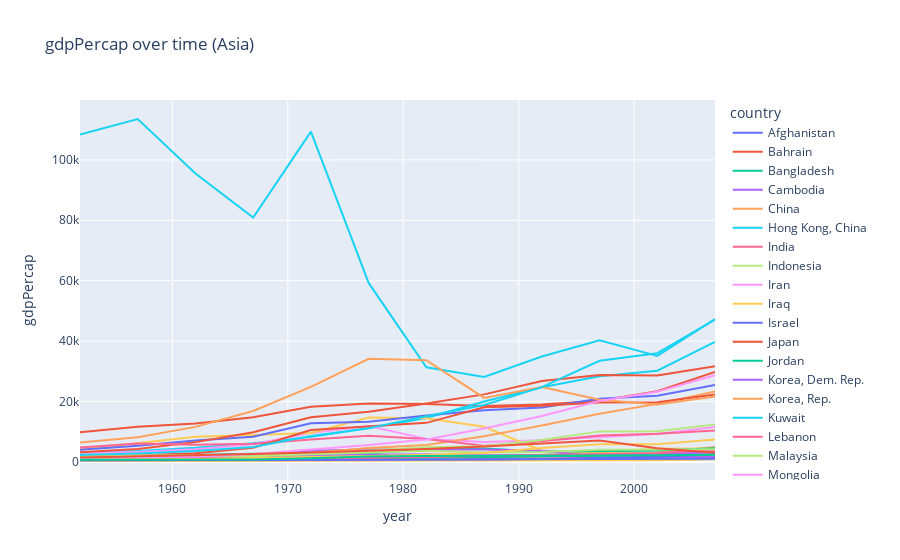

The cell this chart's notebook holds for it:
### Code cell
fig.show()

### Figure 1 — Plotly figure (JSON) as saved in the notebook; plotly's stock layout.template omitted (floating-point values rounded to 4 significant figures)
{"data": [{"hovertemplate": "country=Afghanistan<br>year=%{x}<br>gdpPercap=%{y}<extra></extra>", "legendgroup": "Afghanistan", "line": {"color": "#636efa", "dash": "solid"}, "marker": {"symbol": "circle"}, "mode": "lines", "name": "Afghanistan", "orientation": "v", "showlegend": true, "type": "scatter", "x": [1952, 1957, 1962, 1967, 1972, 1977, 1982, 1987, 1992, 1997, 2002, 2007], "xaxis": "x", "y": [779.4, 820.9, 853.1, 836.2, 740.0, 786.1, 978.0, 852.4, 649.3, 635.3, 726.7, 974.6], "yaxis": "y"}, {"hovertemplate": "country=Bahrain<br>year=%{x}<br>gdpPercap=%{y}<extra></extra>", "legendgroup": "Bahrain", "line": {"color": "#EF553B", "dash": "solid"}, "marker": {"symbol": "circle"}, "mode": "lines", "name": "Bahrain", "orientation": "v", "showlegend": true, "type": "scatter", "x": [1952, 1957, 1962, 1967, 1972, 1977, 1982, 1987, 1992, 1997, 2002, 2007], "xaxis": "x", "y": [9867.0, 11640.0, 12750.0, 14800.0, 18270.0, 19340.0, 19210.0, 18520.0, 19040.0, 20290.0, 23400.0, 29800.0], "yaxis": "y"}, {"hovertemplate": "country=Bangladesh<br>year=%{x}<br>gdpPercap=%{y}<extra></extra>", "legendgroup": "Bangladesh", "line": {"color": "#00cc96", "dash": "solid"}, "marker": {"symbol": "circle"}, "mode": "lines", "name": "Bangladesh", "orientation": "v", "showlegend": true, "type": "scatter", "x": [1952, 1957, 1962, 1967, 1972, 1977, 1982, 1987, 1992, 1997, 2002, 2007], "xaxis": "x", "y": [684.2, 661.6, 686.3, 721.2, 630.2, 659.9, 677.0, 752.0, 837.8, 972.8, 1136.0, 1391.0], "yaxis": "y"}, {"hovertemplate": "country=Cambodia<br>year=%{x}<br>gdpPercap=%{y}<extra></extra>", "legendgroup": "Cambodia", "line": {"color": "#ab63fa", "dash": "solid"}, "marker": {"symbol": "circle"}, "mode": "lines", "name": "Cambodia", "orientation": "v", "showlegend": true, "type": "scatter", "x": [1952, 1957, 1962, 1967, 1972, 1977, 1982, 1987, 1992, 1997, 2002, 2007], "xaxis": "x", "y": [368.5, 434.0, 496.9, 523.4, 421.6, 525.0, 624.5, 683.9, 682.3, 734.3, 896.2, 1714.0], "yaxis": "y"}, {"hovertemplate": "country=China<br>year=%{x}<br>gdpPercap=%{y}<extra></extra>", "legendgroup": "China", "line": {"color": "#FFA15A", "dash": "solid"}, "marker": {"symbol": "circle"}, "mode": "lines", "name": "China", "orientation": "v", "showlegend": true, "type": "scatter", "x": [1952, 1957, 1962, 1967, 1972, 1977, 1982, 1987, 1992, 1997, 2002, 2007], "xaxis": "x", "y": [400.4, 576.0, 487.7, 612.7, 676.9, 741.2, 962.4, 1379.0, 1656.0, 2289.0, 3119.0, 4959.0], "yaxis": "y"}, {"hovertemplate": "country=Hong Kong, China<br>year=%{x}<br>gdpPercap=%{y}<extra></extra>", "legendgroup": "Hong Kong, China", "line": {"color": "#19d3f3", "dash": "solid"}, "marker": {"symbol": "circle"}, "mode": "lines", "name": "Hong Kong, China", "orientation": "v", "showlegend": true, "type": "scatter", "x": [1952, 1957, 1962, 1967, 1972, 1977, 1982, 1987, 1992, 1997, 2002, 2007], "xaxis": "x", "y": [3054.0, 3629.0, 4693.0, 6198.0, 8316.0, 11190.0, 14560.0, 20040.0, 24760.0, 28380.0, 30210.0, 39720.0], "yaxis": "y"}, {"hovertemplate": "country=India<br>year=%{x}<br>gdpPercap=%{y}<extra></extra>", "legendgroup": "India", "line": {"color": "#FF6692", "dash": "solid"}, "marker": {"symbol": "circle"}, "mode": "lines", "name": "India", "orientation": "v", "showlegend": true, "type": "scatter", "x": [1952, 1957, 1962, 1967, 1972, 1977, 1982, 1987, 1992, 1997, 2002, 2007], "xaxis": "x", "y": [546.6, 590.1, 658.3, 700.8, 724.0, 813.3, 855.7, 976.5, 1164.0, 1459.0, 1747.0, 2452.0], "yaxis": "y"}, {"hovertemplate": "country=Indonesia<br>year=%{x}<br>gdpPercap=%{y}<extra></extra>", "legendgroup": "Indonesia", "line": {"color": "#B6E880", "dash": "solid"}, "marker": {"symbol": "circle"}, "mode": "lines", "name": "Indonesia", "orientation": "v", "showlegend": true, "type": "scatter", "x": [1952, 1957, 1962, 1967, 1972, 1977, 1982, 1987, 1992, 1997, 2002, 2007], "xaxis": "x", "y": [749.7, 858.9, 849.3, 762.4, 1111.0, 1383.0, 1517.0, 1748.0, 2383.0, 3119.0, 2874.0, 3541.0], "yaxis": "y"}, {"hovertemplate": "country=Iran<br>year=%{x}<br>gdpPercap=%{y}<extra></extra>", "legendgroup": "Iran", "line": {"color": "#FF97FF", "dash": "solid"}, "marker": {"symbol": "circle"}, "mode": "lines", "name": "Iran", "orientation": "v", "showlegend": true, "type": "scatter", "x": [1952, 1957, 1962, 1967, 1972, 1977, 1982, 1987, 1992, 1997, 2002, 2007], "xaxis": "x", "y": [3035.0, 3290.0, 4187.0, 5907.0, 9614.0, 11890.0, 7608.0, 6643.0, 7236.0, 8264.0, 9241.0, 11610.0], "yaxis": "y"}, {"hovertemplate": "country=Iraq<br>year=%{x}<br>gdpPercap=%{y}<extra></extra>", "legendgroup": "Iraq", "line": {"color": "#FECB52", "dash": "solid"}, "marker": {"symbol": "circle"}, "mode": "lines", "name": "Iraq", "orientation": "v", "showlegend": true, "type": "scatter", "x": [1952, 1957, 1962, 1967, 1972, 1977, 1982, 1987, 1992, 1997, 2002, 2007], "xaxis": "x", "y": [4130.0, 6229.0, 8342.0, 8931.0, 9576.0, 14690.0, 14520.0, 11640.0, 3746.0, 3076.0, 4391.0, 4471.0], "yaxis": "y"}, {"hovertemplate": "country=Israel<br>year=%{x}<br>gdpPercap=%{y}<extra></extra>", "legendgroup": "Israel", "line": {"color": "#636efa", "dash": "solid"}, "marker": {"symbol": "circle"}, "mode": "lines", "name": "Israel", "orientation": "v", "showlegend": true, "type": "scatter", "x": [1952, 1957, 1962, 1967, 1972, 1977, 1982, 1987, 1992, 1997, 2002, 2007], "xaxis": "x", "y": [4087.0, 5385.0, 7106.0, 8394.0, 12790.0, 13310.0, 15370.0, 17120.0, 18050.0, 20900.0, 21910.0, 25520.0], "yaxis": "y"}, {"hovertemplate": "country=Japan<br>year=%{x}<br>gdpPercap=%{y}<extra></extra>", "legendgroup": "Japan", "line": {"color": "#EF553B", "dash": "solid"}, "marker": {"symbol": "circle"}, "mode": "lines", "name": "Japan", "orientation": "v", "showlegend": true, "type": "scatter", "x": [1952, 1957, 1962, 1967, 1972, 1977, 1982, 1987, 1992, 1997, 2002, 2007], "xaxis": "x", "y": [3217.0, 4318.0, 6577.0, 9848.0, 14780.0, 16610.0, 19380.0, 22380.0, 26820.0, 28820.0, 28600.0, 31660.0], "yaxis": "y"}, {"hovertemplate": "country=Jordan<br>year=%{x}<br>gdpPercap=%{y}<extra></extra>", "legendgroup": "Jordan", "line": {"color": "#00cc96", "dash": "solid"}, "marker": {"symbol": "circle"}, "mode": "lines", "name": "Jordan", "orientation": "v", "showlegend": true, "type": "scatter", "x": [1952, 1957, 1962, 1967, 1972, 1977, 1982, 1987, 1992, 1997, 2002, 2007], "xaxis": "x", "y": [1547.0, 1886.0, 2348.0, 2742.0, 2111.0, 2852.0, 4161.0, 4449.0, 3432.0, 3645.0, 3845.0, 4519.0], "yaxis": "y"}, {"hovertemplate": "country=Korea, Dem. Rep.<br>year=%{x}<br>gdpPercap=%{y}<extra></extra>", "legendgroup": "Korea, Dem. Rep.", "line": {"color": "#ab63fa", "dash": "solid"}, "marker": {"symbol": "circle"}, "mode": "lines", "name": "Korea, Dem. Rep.", "orientation": "v", "showlegend": true, "type": "scatter", "x": [1952, 1957, 1962, 1967, 1972, 1977, 1982, 1987, 1992, 1997, 2002, 2007], "xaxis": "x", "y": [1088.0, 1571.0, 1622.0, 2144.0, 3702.0, 4106.0, 4107.0, 4106.0, 3726.0, 1691.0, 1647.0, 1593.0], "yaxis": "y"}, {"hovertemplate": "country=Korea, Rep.<br>year=%{x}<br>gdpPercap=%{y}<extra></extra>", "legendgroup": "Korea, Rep.", "line": {"color": "#FFA15A", "dash": "solid"}, "marker": {"symbol": "circle"}, "mode": "lines", "name": "Korea, Rep.", "orientation": "v", "showlegend": true, "type": "scatter", "x": [1952, 1957, 1962, 1967, 1972, 1977, 1982, 1987, 1992, 1997, 2002, 2007], "xaxis": "x", "y": [1031.0, 1488.0, 1536.0, 2029.0, 3031.0, 4657.0, 5623.0, 8533.0, 12100.0, 15990.0, 19230.0, 23350.0], "yaxis": "y"}, {"hovertemplate": "country=Kuwait<br>year=%{x}<br>gdpPercap=%{y}<extra></extra>", "legendgroup": "Kuwait", "line": {"color": "#19d3f3", "dash": "solid"}, "marker": {"symbol": "circle"}, "mode": "lines", "name": "Kuwait", "orientation": "v", "showlegend": true, "type": "scatter", "x": [1952, 1957, 1962, 1967, 1972, 1977, 1982, 1987, 1992, 1997, 2002, 2007], "xaxis": "x", "y": [108400.0, 113500.0, 95460.0, 80890.0, 109300.0, 59270.0, 31350.0, 28120.0, 34930.0, 40300.0, 35110.0, 47310.0], "yaxis": "y"}, {"hovertemplate": "country=Lebanon<br>year=%{x}<br>gdpPercap=%{y}<extra></extra>", "legendgroup": "Lebanon", "line": {"color": "#FF6692", "dash": "solid"}, "marker": {"symbol": "circle"}, "mode": "lines", "name": "Lebanon", "orientation": "v", "showlegend": true, "type": "scatter", "x": [1952, 1957, 1962, 1967, 1972, 1977, 1982, 1987, 1992, 1997, 2002, 2007], "xaxis": "x", "y": [4835.0, 6090.0, 5715.0, 6007.0, 7486.0, 8660.0, 7641.0, 5377.0, 6891.0, 8755.0, 9314.0, 10460.0], "yaxis": "y"}, {"hovertemplate": "country=Malaysia<br>year=%{x}<br>gdpPercap=%{y}<extra></extra>", "legendgroup": "Malaysia", "line": {"color": "#B6E880", "dash": "solid"}, "marker": {"symbol": "circle"}, "mode": "lines", "name": "Malaysia", "orientation": "v", "showlegend": true, "type": "scatter", "x": [1952, 1957, 1962, 1967, 1972, 1977, 1982, 1987, 1992, 1997, 2002, 2007], "xaxis": "x", "y": [1831.0, 1810.0, 2037.0, 2278.0, 2849.0, 3828.0, 4920.0, 5250.0, 7278.0, 10130.0, 10210.0, 12450.0], "yaxis": "y"}, {"hovertemplate": "country=Mongolia<br>year=%{x}<br>gdpPercap=%{y}<extra></extra>", "legendgroup": "Mongolia", "line": {"color": "#FF97FF", "dash": "solid"}, "marker": {"symbol": "circle"}, "mode": "lines", "name": "Mongolia", "orientation": "v", "showlegend": true, "type": "scatter", "x": [1952, 1957, 1962, 1967, 1972, 1977, 1982, 1987, 1992, 1997, 2002, 2007], "xaxis": "x", "y": [786.6, 912.7, 1056.0, 1226.0, 1422.0, 1648.0, 2001.0, 2338.0, 1785.0, 1902.0, 2141.0, 3096.0], "yaxis": "y"}, {"hovertemplate": "country=Myanmar<br>year=%{x}<br>gdpPercap=%{y}<extra></extra>", "legendgroup": "Myanmar", "line": {"color": "#FECB52", "dash": "solid"}, "marker": {"symbol": "circle"}, "mode": "lines", "name": "Myanmar", "orientation": "v", "showlegend": true, "type": "scatter", "x": [1952, 1957, 1962, 1967, 1972, 1977, 1982, 1987, 1992, 1997, 2002, 2007], "xaxis": "x", "y": [331, 350, 388, 349, 357, 371, 424, 385, 347, 415, 611, 944], "yaxis": "y"}, {"hovertemplate": "country=Nepal<br>year=%{x}<br>gdpPercap=%{y}<extra></extra>", "legendgroup": "Nepal", "line": {"color": "#636efa", "dash": "solid"}, "marker": {"symbol": "circle"}, "mode": "lines", "name": "Nepal", "orientation": "v", "showlegend": true, "type": "scatter", "x": [1952, 1957, 1962, 1967, 1972, 1977, 1982, 1987, 1992, 1997, 2002, 2007], "xaxis": "x", "y": [545.9, 597.9, 652.4, 676.4, 674.8, 694.1, 718.4, 775.6, 897.7, 1011.0, 1057.0, 1091.0], "yaxis": "y"}, {"hovertemplate": "country=Oman<br>year=%{x}<br>gdpPercap=%{y}<extra></extra>", "legendgroup": "Oman", "line": {"color": "#EF553B", "dash": "solid"}, "marker": {"symbol": "circle"}, "mode": "lines", "name": "Oman", "orientation": "v", "showlegend": true, "type": "scatter", "x": [1952, 1957, 1962, 1967, 1972, 1977, 1982, 1987, 1992, 1997, 2002, 2007], "xaxis": "x", "y": [1828.0, 2243.0, 2925.0, 4721.0, 10620.0, 11850.0, 12950.0, 18120.0, 18620.0, 19700.0, 19770.0, 22320.0], "yaxis": "y"}, {"hovertemplate": "country=Pakistan<br>year=%{x}<br>gdpPercap=%{y}<extra></extra>", "legendgroup": "Pakistan", "line": {"color": "#00cc96", "dash": "solid"}, "marker": {"symbol": "circle"}, "mode": "lines", "name": "Pakistan", "orientation": "v", "showlegend": true, "type": "scatter", "x": [1952, 1957, 1962, 1967, 1972, 1977, 1982, 1987, 1992, 1997, 2002, 2007], "xaxis": "x", "y": [684.6, 747.1, 803.3, 942.4, 1050.0, 1176.0, 1443.0, 1705.0, 1972.0, 2049.0, 2093.0, 2606.0], "yaxis": "y"}, {"hovertemplate": "country=Philippines<br>year=%{x}<br>gdpPercap=%{y}<extra></extra>", "legendgroup": "Philippines", "line": {"color": "#ab63fa", "dash": "solid"}, "marker": {"symbol": "circle"}, "mode": "lines", "name": "Philippines", "orientation": "v", "showlegend": true, "type": "scatter", "x": [1952, 1957, 1962, 1967, 1972, 1977, 1982, 1987, 1992, 1997, 2002, 2007], "xaxis": "x", "y": [1273.0, 1548.0, 1650.0, 1814.0, 1989.0, 2373.0, 2603.0, 2190.0, 2279.0, 2537.0, 2651.0, 3190.0], "yaxis": "y"}, {"hovertemplate": "country=Saudi Arabia<br>year=%{x}<br>gdpPercap=%{y}<extra></extra>", "legendgroup": "Saudi Arabia", "line": {"color": "#FFA15A", "dash": "solid"}, "marker": {"symbol": "circle"}, "mode": "lines", "name": "Saudi Arabia", "orientation": "v", "showlegend": true, "type": "scatter", "x": [1952, 1957, 1962, 1967, 1972, 1977, 1982, 1987, 1992, 1997, 2002, 2007], "xaxis": "x", "y": [6460.0, 8158.0, 11630.0, 16900.0, 24840.0, 34170.0, 33690.0, 21200.0, 24840.0, 20590.0, 19010.0, 21650.0], "yaxis": "y"}, {"hovertemplate": "country=Singapore<br>year=%{x}<br>gdpPercap=%{y}<extra></extra>", "legendgroup": "Singapore", "line": {"color": "#19d3f3", "dash": "solid"}, "marker": {"symbol": "circle"}, "mode": "lines", "name": "Singapore", "orientation": "v", "showlegend": true, "type": "scatter", "x": [1952, 1957, 1962, 1967, 1972, 1977, 1982, 1987, 1992, 1997, 2002, 2007], "xaxis": "x", "y": [2315.0, 2843.0, 3675.0, 4977.0, 8598.0, 11210.0, 15170.0, 18860.0, 24770.0, 33520.0, 36020.0, 47140.0], "yaxis": "y"}, {"hovertemplate": "country=Sri Lanka<br>year=%{x}<br>gdpPercap=%{y}<extra></extra>", "legendgroup": "Sri Lanka", "line": {"color": "#FF6692", "dash": "solid"}, "marker": {"symbol": "circle"}, "mode": "lines", "name": "Sri Lanka", "orientation": "v", "showlegend": true, "type": "scatter", "x": [1952, 1957, 1962, 1967, 1972, 1977, 1982, 1987, 1992, 1997, 2002, 2007], "xaxis": "x", "y": [1084.0, 1073.0, 1074.0, 1136.0, 1213.0, 1349.0, 1648.0, 1877.0, 2154.0, 2664.0, 3015.0, 3970.0], "yaxis": "y"}, {"hovertemplate": "country=Syria<br>year=%{x}<br>gdpPercap=%{y}<extra></extra>", "legendgroup": "Syria", "line": {"color": "#B6E880", "dash": "solid"}, "marker": {"symbol": "circle"}, "mode": "lines", "name": "Syria", "orientation": "v", "showlegend": true, "type": "scatter", "x": [1952, 1957, 1962, 1967, 1972, 1977, 1982, 1987, 1992, 1997, 2002, 2007], "xaxis": "x", "y": [1643.0, 2117.0, 2193.0, 1882.0, 2571.0, 3195.0, 3762.0, 3117.0, 3341.0, 4014.0, 4091.0, 4185.0], "yaxis": "y"}, {"hovertemplate": "country=Taiwan<br>year=%{x}<br>gdpPercap=%{y}<extra></extra>", "legendgroup": "Taiwan", "line": {"color": "#FF97FF", "dash": "solid"}, "marker": {"symbol": "circle"}, "mode": "lines", "name": "Taiwan", "orientation": "v", "showlegend": true, "type": "scatter", "x": [1952, 1957, 1962, 1967, 1972, 1977, 1982, 1987, 1992, 1997, 2002, 2007], "xaxis": "x", "y": [1207.0, 1508.0, 1823.0, 2644.0, 4063.0, 5597.0, 7426.0, 11050.0, 15220.0, 20210.0, 23240.0, 28720.0], "yaxis": "y"}, {"hovertemplate": "country=Thailand<br>year=%{x}<br>gdpPercap=%{y}<extra></extra>", "legendgroup": "Thailand", "line": {"color": "#FECB52", "dash": "solid"}, "marker": {"symbol": "circle"}, "mode": "lines", "name": "Thailand", "orientation": "v", "showlegend": true, "type": "scatter", "x": [1952, 1957, 1962, 1967, 1972, 1977, 1982, 1987, 1992, 1997, 2002, 2007], "xaxis": "x", "y": [757.8, 793.6, 1002.0, 1295.0, 1524.0, 1961.0, 2393.0, 2983.0, 4617.0, 5853.0, 5913.0, 7458.0], "yaxis": "y"}, {"hovertemplate": "country=Vietnam<br>year=%{x}<br>gdpPercap=%{y}<extra></extra>", "legendgroup": "Vietnam", "line": {"color": "#636efa", "dash": "solid"}, "marker": {"symbol": "circle"}, "mode": "lines", "name": "Vietnam", "orientation": "v", "showlegend": true, "type": "scatter", "x": [1952, 1957, 1962, 1967, 1972, 1977, 1982, 1987, 1992, 1997, 2002, 2007], "xaxis": "x", "y": [605.1, 676.3, 772.0, 637.1, 699.5, 713.5, 707.2, 820.8, 989.0, 1386.0, 1764.0, 2442.0], "yaxis": "y"}, {"hovertemplate": "country=West Bank and Gaza<br>year=%{x}<br>gdpPercap=%{y}<extra></extra>", "legendgroup": "West Bank and Gaza", "line": {"color": "#EF553B", "dash": "solid"}, "marker": {"symbol": "circle"}, "mode": "lines", "name": "West Bank and Gaza", "orientation": "v", "showlegend": true, "type": "scatter", "x": [1952, 1957, 1962, 1967, 1972, 1977, 1982, 1987, 1992, 1997, 2002, 2007], "xaxis": "x", "y": [1516.0, 1827.0, 2199.0, 2650.0, 3133.0, 3683.0, 4336.0, 5107.0, 6018.0, 7111.0, 4515.0, 3025.0], "yaxis": "y"}, {"hovertemplate": "country=Yemen, Rep.<br>year=%{x}<br>gdpPercap=%{y}<extra></extra>", "legendgroup": "Yemen, Rep.", "line": {"color": "#00cc96", "dash": "solid"}, "marker": {"symbol": "circle"}, "mode": "lines", "name": "Yemen, Rep.", "orientation": "v", "showlegend": true, "type": "scatter", "x": [1952, 1957, 1962, 1967, 1972, 1977, 1982, 1987, 1992, 1997, 2002, 2007], "xaxis": "x", "y": [781.7, 804.8, 825.6, 862.4, 1265.0, 1830.0, 1978.0, 1972.0, 1879.0, 2117.0, 2235.0, 2281.0], "yaxis": "y"}], "layout": {"autosize": true, "legend": {"title": {"text": "country"}, "tracegroupgap": 0}, "title": {"text": "gdpPercap over time (Asia)"}, "xaxis": {"anchor": "y", "autorange": true, "domain": [0, 1], "range": [1952, 2007], "title": {"text": "year"}, "type": "linear"}, "yaxis": {"anchor": "x", "autorange": true, "domain": [0, 1], "range": [-5957.0, 119800.0], "title": {"text": "gdpPercap"}, "type": "linear"}}}
